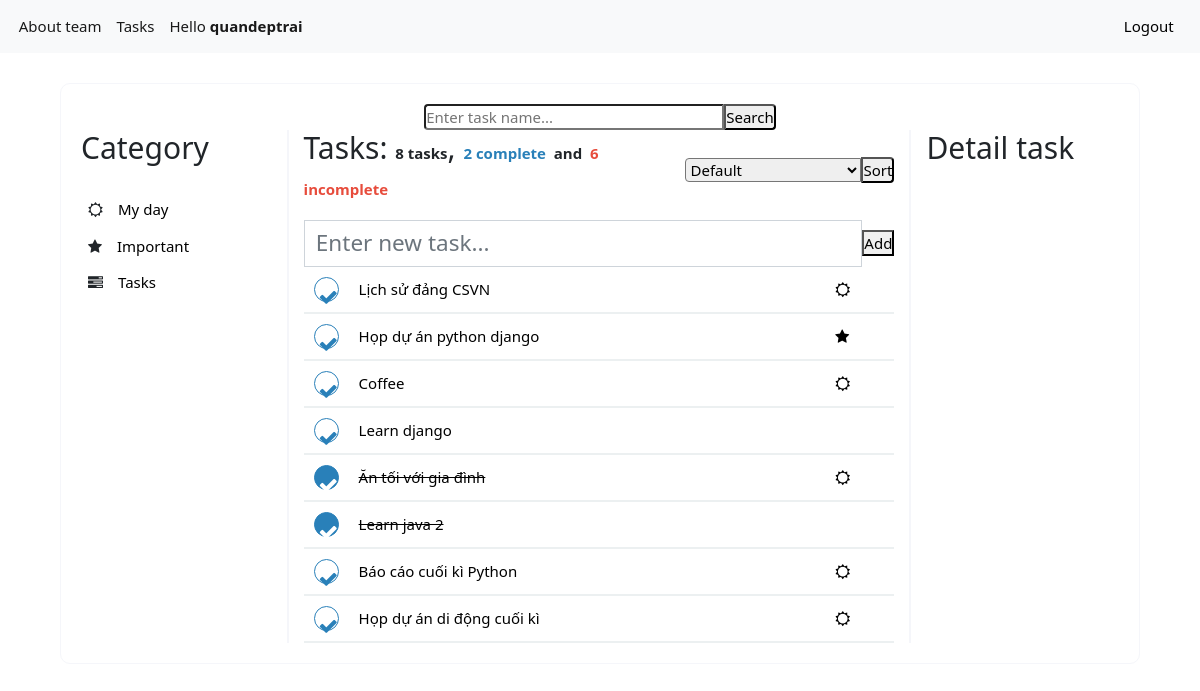
The page /list/3 (signed in) on the database as committed earlier.
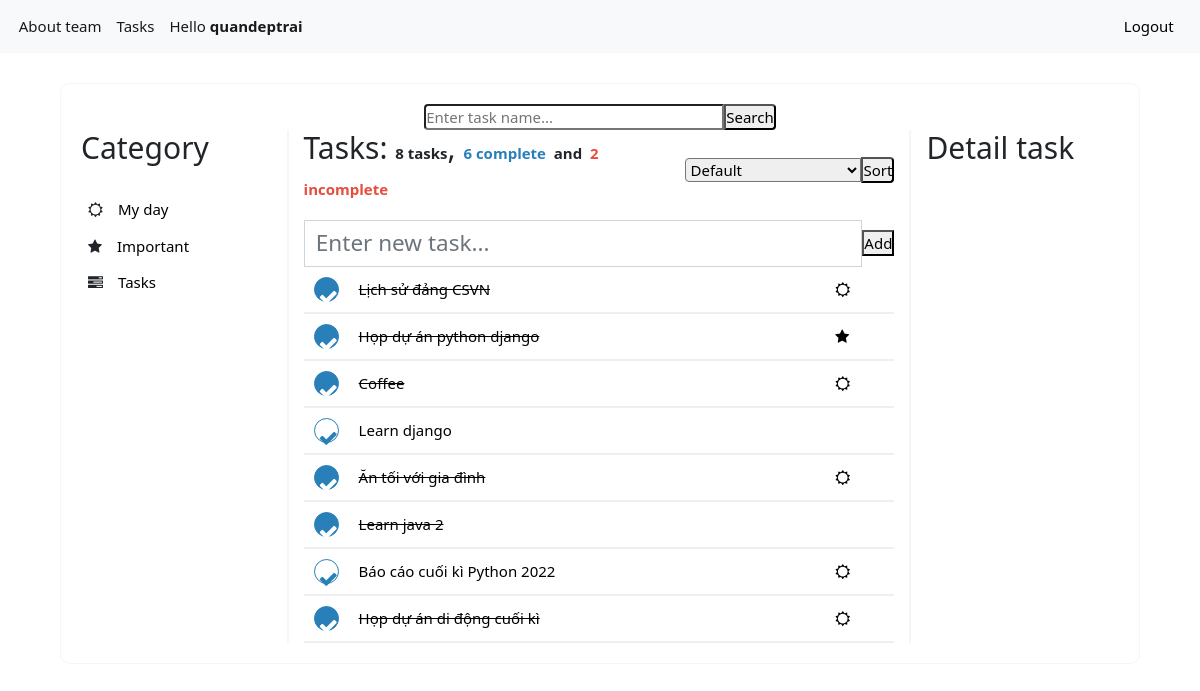
The same page on the database as committed later.
### tasks/models.py (models this page shows, shortened)
class Task(models.Model):
    user = models.ForeignKey(User,
                             on_delete=models.CASCADE,
                             null=True, blank=True)
    name = models.TextField(max_length=255)
    createdAt = models.DateTimeField()
    updatedAt = models.DateTimeField()
    complete = models.BooleanField(default=False)
    category = models.ForeignKey(Category,
                                   on_delete=models.CASCADE,
                                   blank=True, null=True)

### tasks/views.py (the view)
# urls.py: path('list/<int:category_id>', list_view, name = 'list'),
def list_view(request, category_id):
    keyword = request.GET.get('keyword')
    sort = request.GET.get('sort')
    user = request.user if request.user.is_authenticated else None
    tasks = Task.objects.all()
    if keyword:
        tasks = tasks.filter(name__icontains = keyword)
    if category_id != 3:
        tasks = tasks.filter(category__id = category_id)
        dt = datetime.datetime.today()
        tasks = tasks.filter(createdAt__contains = datetime.date(dt.year, dt.month, dt.day))
    tasks = tasks.filter(user=user)
    if sort=="1":
        tasks = tasks.order_by('name').values()
    if sort=="2":
        tasks = tasks.order_by('complete').values()
    count_complete = tasks.filter(complete = True).count()
    count_incomplete = tasks.filter(complete = False).count()
    context = {
        'keyword': keyword,
        'category_id': category_id,
        'tasks': tasks,
        'count_complete': count_complete,
        'count_incomplete': count_incomplete,
        'typesort': sort,
        "category_id": category_id,
        'form':TaskForm()
    }
    return render(request, "list.html", context)

### tasks/forms.py
class TaskForm(forms.Form):
    name = forms.CharField(label='', required=True,
                           widget=forms.TextInput(attrs={'class':'form-control', 'placeholder':'Enter new task...'}),
                           max_length=255)

### tasks/templates/list.html (shortened to what this page needs)
{%extends 'base.html'%} {%load static%} {%block css%}
<link rel="stylesheet" href="{% static 'css/list.css' %}" /> {% endblock %}
{%block body%}
<div class="list-form">
  <div class="search-task">
    <form>
      <input
        type="text"
        name="keyword"
        class="input-text-search"
        id="keyword"
        value="{{keyword|default:''}}"
        placeholder="Enter task name..."
      />
      <input type="submit" class="input-submit-search" value="Search" />
  </div>
  <div class="main-list-task">
    <div class="category-task">
      <h2>Category</h2>
      <div class="menu-category">
        <ul>
          <li>
            <i class="fa fa-sun-o" aria-hidden="true"></i
            ><a href="{% url 'tasks:list' 1 %}">My day</a>
          </li>
          <li>
            <i class="fa fa-star" aria-hidden="true"></i
            ><a href="{% url 'tasks:list' 2 %}">Important</a>
          </li>
          <li>
            <i class="fa fa-tasks" aria-hidden="true"></i
            ><a href="{% url 'tasks:list' 3 %}">Tasks</a>
          </li>
        </ul>
      </div>
    </div>
    <div class="list-task">
      <div class="list-task-top">
        <h2 style="display: inline-block">
        {% if category_id == 1 %}
          My day:
        {% elif category_id == 2 %}
          Important:
        {% else %}
          Tasks:
        {% endif %}
        <b>{{tasks.count}} tasks</b>,
        <b style="color: #2980b9">{{count_complete}} complete</b>
        <b> and</b>
        <b style="color: #e74c3c">{{count_incomplete}} incomplete</b>
        </h2>
        <div>
          <form>
            <select class="selected-box-sort" name="sort">
              {% if typesort %}
                {% if typesort == "0" %}
                <option value=0 selected="selected">Default</option>
                <option value=1>Sort by name</option>
                <option value=2>Complete/Incomplete</option>
                {%elif typesort == "1"%}
                <option value=0>Default</option>
                <option value=1 selected="selected">Sort by name</option>
                <option value=2>Complete/Incomplete</option>
                {%elif typesort == "2"%}
                <option value=0>Default</option>
                <option value=1>Sort by name</option>
                <option value=2 selected="selected">Complete/Incomplete</option>
                {%endif%}
              {% else%}
                <option value=0>Default</option>
              {% endif %}
            </select>
            <input class="sort-task-by-name" type="submit" value="Sort"/>
          </form>
        </div>
      </div>
      <div class="add-task">
        <form action="/list/{{category_id}}/task/add?keyword={{keyword}}&sort={{typesort}}" method = "post">{% csrf_token %}
            {{form}}
          <input type="submit" class="input-submit-search" value="Add" />
        </form>
      </div>
      <div>
        <div class="show-list">
          {% for task in tasks%}
          <div class="task">
            <a class="task-complete" style="width: 25px; height: 25px; border-radius: 50%; color: {% if task.complete %}white{% else %}#2980b9{% endif %}; background-color: {% if task.complete %}#2980b9{% else %}white{% endif %}"href="/list/{{category_id}}/task/{{task.id}}/complete?keyword={{keyword}}&sort={{typesort}}"><i class="fa fa-check" aria-hidden="true"></i></a>
            <a href="/list/{{category_id}}/task/{{task.id}}?keyword={{keyword}}&sort={{typesort}}"
              style="text-decoration-line: {% if task.complete %}line-through{% else %}none{% endif %}; color: black"
            >{{task.name}}</a>
           {% if category_id == 3 %}
            <a href="#" style="color:black">{% if task.category_id == 1 %}
            <i class="fa fa-sun-o" aria-hidden="true"></i>
            {% elif task.category_id == 2 %}
            <i class="fa fa-star" aria-hidden="true"></i>
            {% endif %}</a>{% endif %}
          </div>
          {% endfor %}
        </div>
      </div>
    </div>
    <div class="detail-task">
      <h2>Detail task</h2>
    </div>
  </div>
</div>
{% endblock %}

Rows that differ between the two databases and show on the page:
changed Task "Lịch sử đảng CSVN": complete False → True (drawn)
changed Task "Họp dự án python django": complete False → True (drawn)
changed Task "Coffee": complete False → True (drawn)
changed Task: name "Báo cáo cuối kì Python" → "Báo cáo cuối kì Python 2022"
changed Task "Họp dự án di động cuối kì": complete False → True (drawn)
Other text that changed with them:
{{ count_complete }}: "2" → "6"
{{ count_incomplete }}: "6" → "2"
